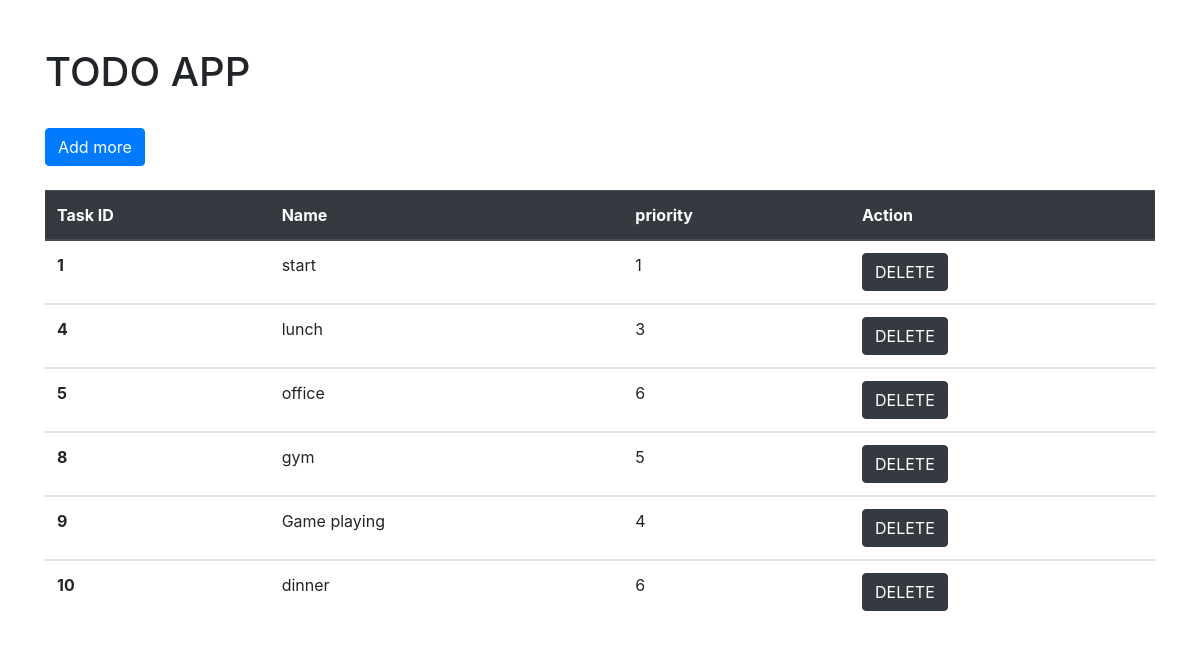
Before: / with the older database file.
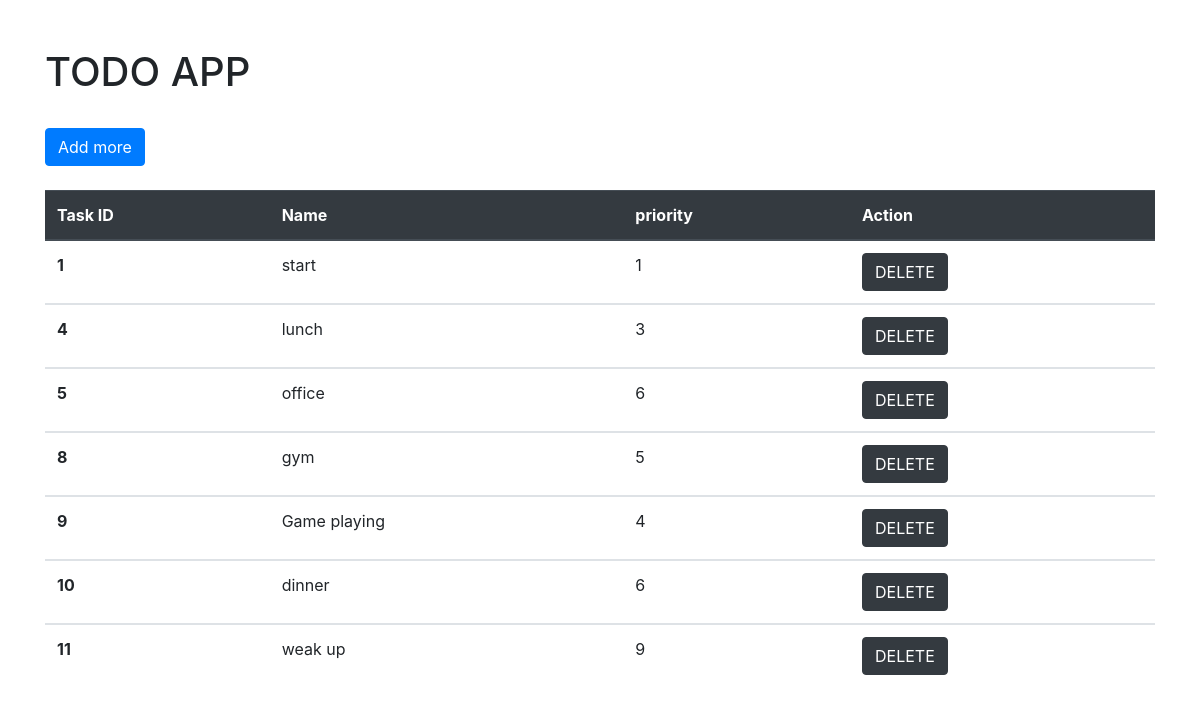
After: the same page with the newer database file.
### app1/models.py (models this page shows, shortened)
class Task(models.Model):
    name=models.CharField(max_length=100)
    priority=models.IntegerField()

### app1/views.py (the view)
# urls.py: path('',views.index,name='index'),
def index(request):
    tasks=Task.objects.all()
    return render(request,'index.html',{'tasks':tasks})

### templates/index.html (shortened to what this page needs)
<!doctype html>
<html lang="en">
    <head>
    <link rel="stylesheet" href="https://cdn.jsdelivr.net/npm/bootstrap@4.3.1/dist/css/bootstrap.min.css">
</head>
<body>
    <div class='container mt-5'>
        <div class='row'>
            <div class='col-md-12'>
                <h1>TODO APP</h1>
            </div>
        </div>
    </div>
    <div class='container'>
        <div class='row'>
            <div class='col-md-12'>
                <table class="table">
                    <thead class="thead-dark ">
                      <tr>
                        <th scope="col">Task ID</th>
                        <th scope="col">Name</th>
                        <th scope="col">priority</th>
                        <th scope="col">Action</th>
                      </tr>
                    </thead>
                    {% for task in tasks %}
                    <tbody>
                      <tr>
                        <th scope="row">{{task.id}}</th>
                        <td>{{task.name}}</td>
                        <td>{{task.priority}}</td>
                        <td><button type="button" class="btn btn-dark"><a style="color:white;" href="delete/{{task.id}}">DELETE<a></button>
                        </td>
                    </tr>
                </tbody>
                {% endfor %}
            </div>
        </div>
    </div>
    <br>
<button type="button" class="btn btn-primary" data-toggle="modal" data-target="#exampleModal">
    Add more
  </button><br><br>
  </body>
</html>

Changed rows visible on the page:
added Task: id "11", name "weak up", priority "9"
